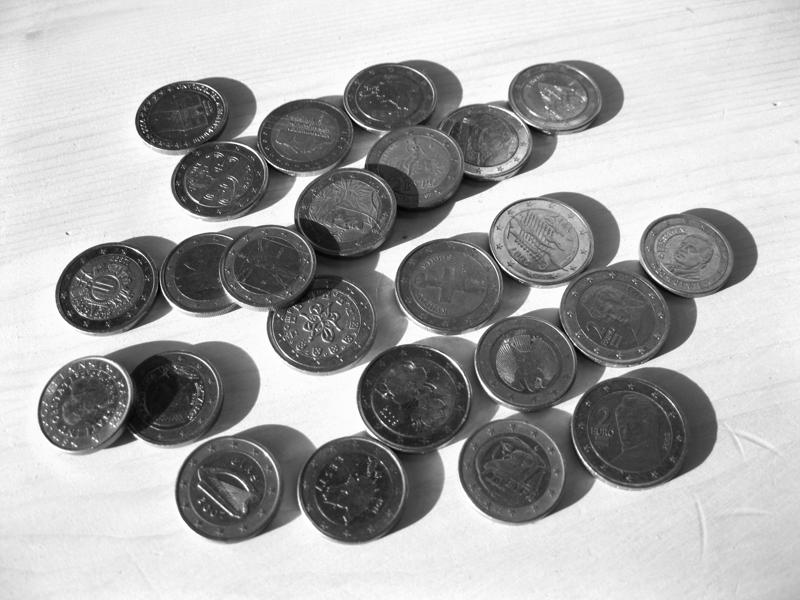
%> input picture Quiz 1/Ex6.png, 800 x 600 px
$ octave Ex6.m   (GNU Octave 9; MATLAB toolbox functions it lacks are replaced by stand-ins)
%> lines starting %> are read from the running program, lines starting %| are printed output that depends on the picture; in (x1, y1, x2, y2) boxes, pixels count from 0 and x2, y2 are one past the last pixel; in counts of white or black regions, pixels touching at a corner belong together; the program's own positions count from 1
##Ex6. Image Restoration – Noise Reduction and Sharpening

clear, clc, close all;
pkg load image;
FS = 15;

################################################################################
Img = imread('Ex6.png');
%> Img is the input picture: size 600x800 uint8; min 0, max 255, mean 168.4

##1. Read a given grayscale image (‘Ex6.png’). Display the original image and its
## binary format using global and adaptive threshold (3 by 3 kernel).

global_thresh = graythresh(Img);
%> global_thresh = 0.62
binary_global = im2bw(Img, global_thresh);
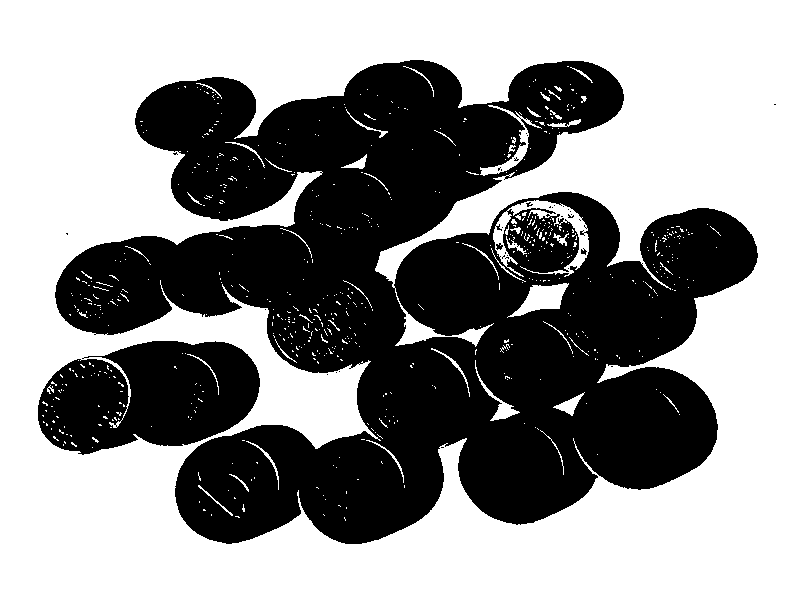
%> binary_global: size 600x800 logical; 56.7% white; 36 black regions (32 under 20 px), largest, box (x1, y1, x2, y2) and area: (55, 60, 758, 544) 188929, (38, 341, 260, 455) 18709, (496, 243, 503, 250) 31, (581, 248, 587, 255) 24

figure(1), clf;
subplot(1, 2, 1), imshow(Img), title('Original Image', "fontsize", FS);
subplot(1, 2, 2), imshow(binary_global), title('Binary global Image', "fontsize", FS);
##subplot(1, 2, 3), imshow(G), title('Green elements Image', "fontsize", FS);

################################################################################

##2. Use the erosion and/or the dilation to detect edges of the objects. The structuring
## element is optional.

I = im2double(binary_global);

se = strel('disk', 1, 0);
I_dilated = imdilate(I, se);
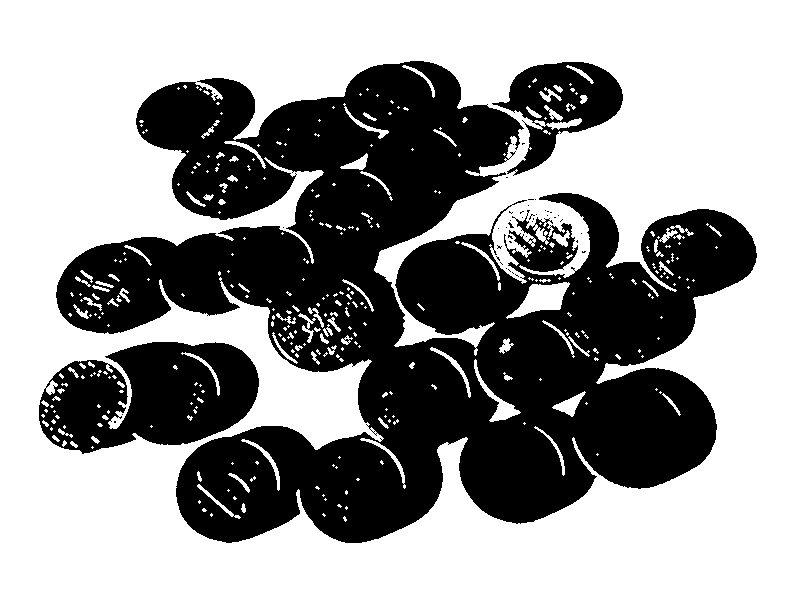
%> I_dilated: size 600x800 double; values 0 (black) and 1 (white), 59.6% white; 44 black regions (41 under 20 px), largest, box (x1, y1, x2, y2) and area: (56, 61, 757, 543) 170134, (39, 342, 259, 454) 17250, (492, 62, 623, 176) 6607
I_eroded = imerode(I, se);
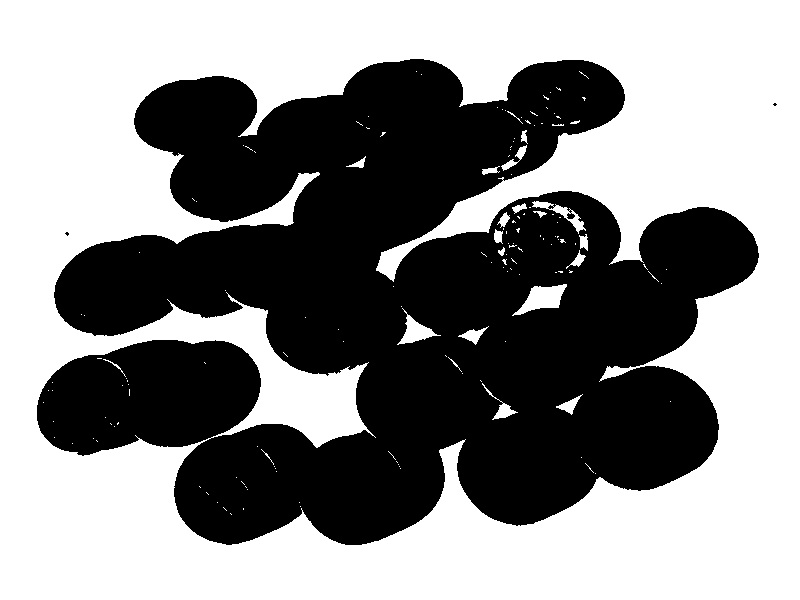
%> I_eroded: size 600x800 double; values 0 (black) and 1 (white), 54.5% white; 3 black regions (2 under 20 px), largest, box (x1, y1, x2, y2) and area: (37, 59, 759, 545) 218436

edge = I_dilated - I_eroded;
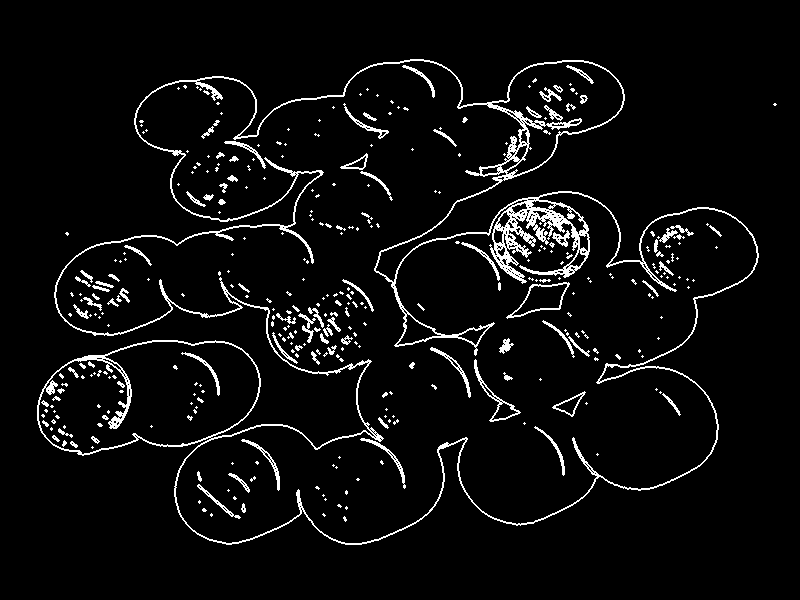
%> edge: size 600x800 double; values 0 (black) and 1 (white), 5.1% white in thin lines or dots, all inside (x1, y1, x2, y2) = (37, 59, 777, 545)

figure(2), clf;
subplot(1, 2, 1), imshow(Img), title('Original image', "fontsize", FS);
subplot(1, 2, 2), imshow(edge), title('Edge detected image', "fontsize", FS);

################################################################################

##3. Generate a structuring element as below. Could we count the number of coins
## using this structuring element?
custom_se = [
    0 1 1 0;
    1 0 0 1;
    1 0 0 1;
    0 1 1 0
];

I_dilated = imdilate(I, custom_se);
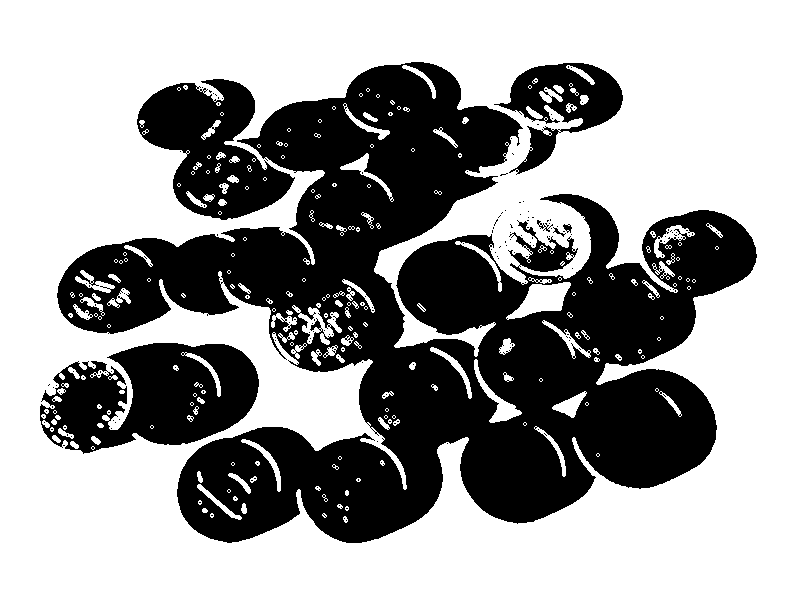
%> I_dilated: size 600x800 double; values 0 (black) and 1 (white), 61.6% white; 252 black regions (245 under 20 px), largest, box (x1, y1, x2, y2) and area: (57, 62, 757, 543) 150068, (40, 343, 259, 454) 16134, (137, 79, 295, 220) 11880
I_eroded = imerode(I, custom_se);
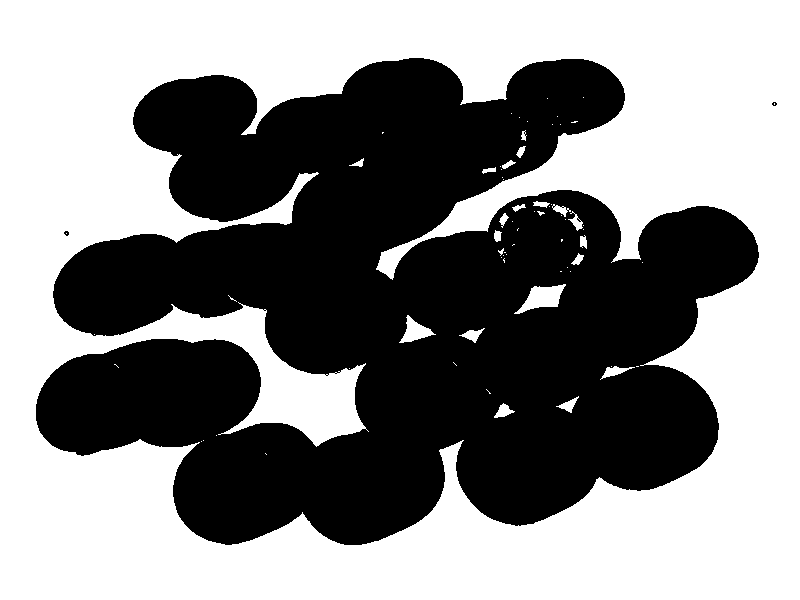
%> I_eroded: size 600x800 double; values 0 (black) and 1 (white), 53.6% white; 3 black regions (2 under 20 px), largest, box (x1, y1, x2, y2) and area: (36, 58, 759, 545) 222743

edge = I_dilated - I_eroded;
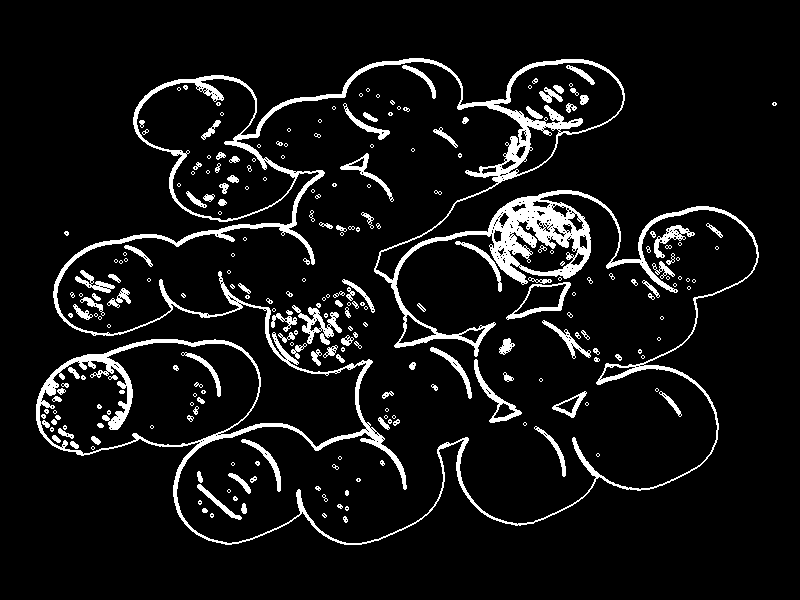
%> edge: size 600x800 double; values 0 (black) and 1 (white), 8% white; 254 white regions (137 under 20 px), largest, box (x1, y1, x2, y2) and area: (36, 58, 759, 545) 25363, (292, 305, 342, 345) 704, (474, 359, 522, 423) 525

%> (the run ends here)

$ run again, with Quiz 1/Ex5.png copied over Quiz 1/Ex6.png
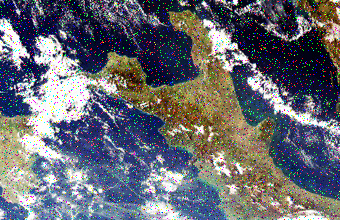
%> input picture Quiz 1/Ex5.png, 340 x 220 px
%> Img is the input picture: size 220x340x3 uint8; mean R, G, B 102.5, 104.4, 113.4
%> global_thresh = 0.478
%> `binary_global = im2bw(Img, global_thresh);`:
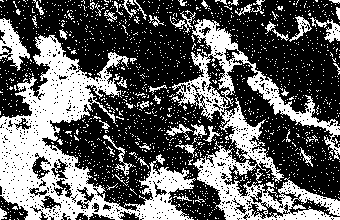
%> binary_global: size 220x340 logical; 37.3% white; 1630 white regions (1577 under 20 px), largest, box (x1, y1, x2, y2) and area: (0, 35, 196, 220) 12574, (172, 19, 340, 220) 9006, (0, 18, 30, 71) 719
%> `edge = I_dilated - I_eroded;`:
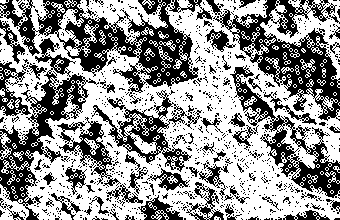
%> edge: size 220x340 double; values 0 (black) and 1 (white), 57.8% white; 1062 black regions (992 under 20 px), largest, box (x1, y1, x2, y2) and area: (0, 0, 213, 104) 6796, (206, 0, 340, 121) 5393, (0, 38, 99, 220) 4194
